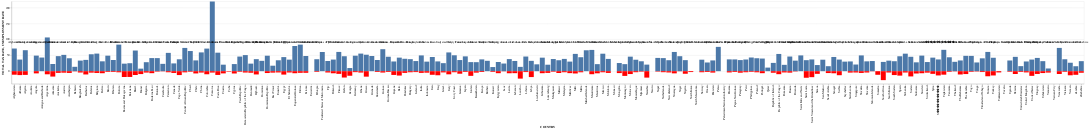

Notebook cell for this chart:
### Code cell
# For Task 4: A Ridge line plot that shows Tax ratees on the x-axis, and Country on they y, now we should adapat it a little. 
# https://altair-viz.github.io/gallery/ridgeline_plot.html

bar1 = alt.Chart(final_dataset).mark_bar().encode(
    alt.X('COUNTRY'),
    alt.Y("TOTAL TAX RATE"),
)
bar1

bar3 = alt.Chart(final_dataset).mark_bar().encode(
    alt.X('COUNTRY'),
    text = 'COUNTRY'
).mark_text(align='center', dx=2)
bar1



bar2 = alt.Chart(final_dataset).mark_bar(color= 'red').encode(
    alt.X('COUNTRY'),
    alt.Y("UNEMPLOYMENT RATE")
)


# combined_chart = alt.vconcat(
#     bar1.encode(y=alt.Y('TOTAL TAX RATE:Q')),
#     bar2.encode(y=alt.Y('UNEMPLOYMENT RATE:Q'))
# )

# combined_chart

bar1 +bar2+bar3

### Figure 1 — Vega-Lite specification as saved in the notebook (floating-point values rounded to 4 significant figures; data arrays with more than 128 entries replaced by an {"elided": "..."} marker saying what was removed)
{"config": {"view": {"continuousWidth": 300, "continuousHeight": 300}}, "layer": [{"mark": {"type": "bar"}, "encoding": {"x": {"field": "COUNTRY", "type": "nominal"}, "y": {"field": "TOTAL TAX RATE", "type": "quantitative"}}}, {"mark": {"type": "bar", "color": "red"}, "encoding": {"x": {"field": "COUNTRY", "type": "nominal"}, "y": {"field": "UNEMPLOYMENT RATE", "type": "quantitative"}}}, {"mark": {"type": "text", "align": "center", "dx": 2}, "encoding": {"text": {"field": "COUNTRY", "type": "nominal"}, "x": {"field": "COUNTRY", "type": "nominal"}}}], "data": {"name": "data-123c6634f89cd4e66d1691416a010c73"}, "$schema": "https://vega.github.io/schema/vega-lite/v5.8.0.json", "datasets": {"data-123c6634f89cd4e66d1691416a010c73": {"elided": "195 records"}}}
